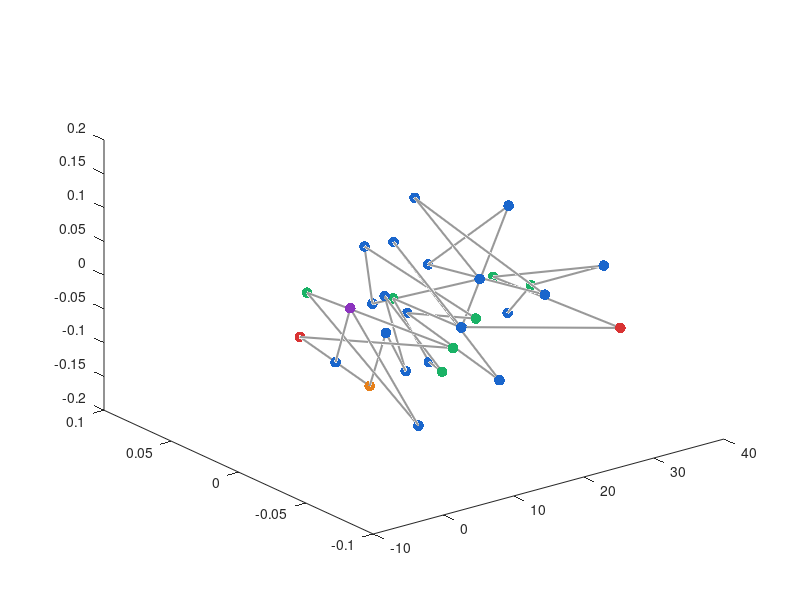

Write the MATLAB code that produced this figure. (Note: this script raises an error after producing the figure.)
%% 3-D Peptide Simulation with Helix/Coil Propensity and Residue Labels
clear; clc; close all;

% -------------------------
% PARAMETERS
% -------------------------
N            = 31; % gets changed based on sequence length
mass         = 1;
dt           = 0.002;
steps        = 3000;
restLen      = 1;        % backbone bond rest length
base_k       = 5;        % backbone spring stiffness
nonbond_k    = 1;        % non-bonded spring constant
damping      = 0.2;
cutoff       = 4;        % cutoff for non-bonded interactions
maxSpringLen = 5;        % maximum spring length

% -------------------------
% AMINO ACID SEQUENCE
% -------------------------
seq     = 'MGINTRELFLNFTIVLITVILMWLLVRSYQY';
AAorder = 'ACDEFGHIKLMNPQRSTVWY';
aaIndex = arrayfun(@(c) find(AAorder == c), seq);

% -------------------------
% HELIX AND COIL PROPENSITIES  (Chou-Fasman scale)
% -------------------------
helixProp = [1.45 0.77 1.01 1.51 1.13 0.53 1.00 1.08 1.16 1.34 ...
             1.20 0.73 0.59 1.17 0.79 0.79 0.82 1.06 1.08 0.69];

coilProp  = [0.66 0.86 1.01 0.26 0.35 1.56 0.87 0.47 1.01 0.58 ...
             0.60 1.56 1.52 0.99 1.14 1.43 0.96 0.50 0.41 0.97];

% -------------------------
% AFFINITY MATRIX (original)
% -------------------------
Affinity = [
   0.25 0.25 0.25 0.25 0.25 0.25 0.25 0.25 0.25 0.25 0.25 0.25 0.25 0.25 0.25 0.25 0.25 0.25 0.25 0.25;
   0.25 1.00 0.25 0.25 0.25 0.25 0.25 0.25 0.25 0.25 0.25 0.25 0.25 0.25 0.25 0.25 0.25 0.25 0.25 0.25;
   0.25 0.25 -0.25 -0.25 0.25 0.25 0.25 0.25 1.00 0.25 0.25 0.25 0.25 0.25 1.00 0.25 0.25 0.25 0.25 0.25;
   0.25 0.25 -0.25 -0.25 0.25 0.25 0.25 0.25 1.00 0.25 0.25 0.25 0.25 0.25 1.00 0.25 0.25 0.25 0.25 0.25;
   0.25 0.25 0.25 0.25 0.50 0.25 0.25 0.25 0.25 0.25 0.25 0.25 0.25 0.25 0.25 0.25 0.25 0.25 0.50 0.50;
   0.25 0.25 0.25 0.25 0.25 0.25 0.25 0.25 0.25 0.25 0.25 0.25 0.25 0.25 0.25 0.25 0.25 0.25 0.25 0.25;
   0.25 0.25 0.25 0.25 0.50 0.25 0.25 0.25 0.75 0.25 0.25 0.75 0.25 0.75 0.75 0.25 0.25 0.25 0.50 0.50;
   0.25 0.25 0.25 0.25 0.25 0.25 0.25 0.25 0.25 0.25 0.25 0.25 0.25 0.25 0.25 0.25 0.25 0.25 0.25 0.25;
   0.25 0.25 1.00 1.00 0.75 0.25 0.25 0.25 0.10 0.25 0.25 0.75 0.25 0.75 0.10 0.25 0.25 0.25 0.75 0.75;
   0.25 0.25 0.25 0.25 0.25 0.25 0.25 0.25 0.25 0.25 0.25 0.25 0.25 0.25 0.25 0.25 0.25 0.25 0.25 0.25;
   0.25 0.25 0.25 0.25 0.25 0.25 0.25 0.25 0.25 0.25 0.25 0.25 0.25 0.25 0.25 0.25 0.25 0.25 0.25 0.25;
   0.25 0.25 0.25 0.25 0.25 0.25 0.75 0.25 0.75 0.25 0.25 0.25 0.75 0.75 0.75 0.75 0.75 0.25 0.25 0.75;
   0.25 0.25 0.25 0.25 0.25 0.25 0.25 0.25 0.25 0.25 0.25 0.25 0.25 0.25 0.25 0.25 0.25 0.25 0.25 0.25;
   0.25 0.25 0.25 0.25 0.25 0.25 0.75 0.25 0.75 0.25 0.25 0.25 0.25 0.75 0.75 0.75 0.75 0.25 0.25 0.75;
   0.25 0.25 1.00 1.00 0.75 0.25 0.25 0.25 0.10 0.25 0.25 0.75 0.25 0.75 -0.25 0.75 0.75 0.25 0.75 0.75;
   0.25 0.25 0.25 0.25 0.25 0.25 0.75 0.25 0.75 0.25 0.25 0.75 0.25 0.75 0.75 0.75 0.75 0.25 0.25 0.75;
   0.25 0.25 0.25 0.25 0.25 0.25 0.75 0.25 0.75 0.25 0.25 0.75 0.25 0.75 0.75 0.75 0.75 0.25 0.25 0.75;
   0.25 0.25 0.25 0.25 0.25 0.25 0.25 0.25 0.25 0.25 0.25 0.25 0.25 0.25 0.25 0.25 0.25 0.25 0.25 0.25;
   0.25 0.25 0.25 0.25 0.50 0.25 0.50 0.25 0.75 0.25 0.25 0.25 0.25 0.25 0.75 0.25 0.25 0.25 0.50 0.50;
   0.25 0.25 0.25 0.25 0.50 0.25 0.50 0.25 0.75 0.25 0.25 0.75 0.25 0.75 0.75 0.75 0.75 0.25 0.50 0.50];

% -------------------------
% INITIAL POSITIONS AND VELOCITIES
% -------------------------
pos = [(0:N-1)' * restLen, zeros(N,1), zeros(N,1)] + 0.05*randn(N,3);
vel = zeros(N,3);

% -------------------------
% COLOR MAP BY RESIDUE PHYSICOCHEMISTRY
%   Hydrophobic : VILMFYW  → blue
%   Polar       : STNQ     → green
%   Charged(+)  : KRH      → red
%   Charged(-)  : DE       → orange
%   Special     : CGP      → purple
% -------------------------
colorMap = zeros(N,3);
for i = 1:N
    aa = seq(i);
    if any(aa == 'VILMFYW'),     colorMap(i,:) = [0.1  0.4  0.8 ];
    elseif any(aa == 'STNQ'),    colorMap(i,:) = [0.1  0.7  0.4 ];
    elseif any(aa == 'KRH'),     colorMap(i,:) = [0.85 0.2  0.2 ];
    elseif any(aa == 'DE'),      colorMap(i,:) = [0.9  0.5  0.1 ];
    else,                        colorMap(i,:) = [0.55 0.2  0.75];
    end
end

% -------------------------
% FIGURE SETUP
% -------------------------
fig  = figure('Name','3-D Peptide Simulation','Color','w');
ax   = axes('Parent', fig);

hLine = plot3(ax, pos(:,1), pos(:,2), pos(:,3), '-', ...
              'Color',[0.6 0.6 0.6], 'LineWidth', 1.5);
hold(ax, 'on');

hScat = scatter3(ax, pos(:,1), pos(:,2), pos(:,3), 60, colorMap, 'filled');

% --- Residue labels: number on bead, AA letter just above ---
hText = gobjects(N,1);
for i = 1:N
    hText(i) = text(ax, pos(i,1), pos(i,2), pos(i,3), ...
                    sprintf('%d\n%s', i, seq(i)), ...
                    'FontSize', 6, 'FontWeight', 'bold', ...
                    'HorizontalAlignment', 'center', ...
                    'VerticalAlignment',   'bottom', ...
                    'Color', 'k');
end

grid(ax,'on'); axis(ax,'equal');
xlabel(ax,'X'); ylabel(ax,'Y'); zlabel(ax,'Z');
view(ax, 45, 20); rotate3d(ax, 'on');

% Legend
patch(ax,NaN,NaN,NaN,'FaceColor',[0.1  0.4  0.8 ],'DisplayName','Hydrophobic (VILMFYW)');
patch(ax,NaN,NaN,NaN,'FaceColor',[0.1  0.7  0.4 ],'DisplayName','Polar (STNQ)');
patch(ax,NaN,NaN,NaN,'FaceColor',[0.85 0.2  0.2 ],'DisplayName','Charged+ (KRH)');
patch(ax,NaN,NaN,NaN,'FaceColor',[0.9  0.5  0.1 ],'DisplayName','Charged- (DE)');
patch(ax,NaN,NaN,NaN,'FaceColor',[0.55 0.2  0.75],'DisplayName','Special (CGP)');
legend(ax,'show','Location','bestoutside','FontSize',8);

hTitle = title(ax, 'Step 0');

% -------------------------
% SIMULATION LOOP
% -------------------------
for t = 1:steps

    F = zeros(N,3);

    % --- BACKBONE HARMONIC SPRINGS ---
    for i = 1:N-1
        r_vec = pos(i+1,:) - pos(i,:);
        dist  = norm(r_vec);
        dist  = min(dist, maxSpringLen);
        dir   = r_vec / (dist + 1e-12);
        F_back = base_k * (dist - restLen) * dir;
        F(i,:)   = F(i,:)   + F_back;
        F(i+1,:) = F(i+1,:) - F_back;
    end

    % --- NON-BONDED INTERACTIONS (harmonic, affinity-modulated) ---
    % Replace this block with your LJ potential when ready.
    for i = 1:N-2
        for j = i+2:N
            r_vec = pos(j,:) - pos(i,:);
            dist  = norm(r_vec);
            if dist < cutoff && dist <= maxSpringLen
                dir  = r_vec / (dist + 1e-12);
                k_ij = nonbond_k * Affinity(aaIndex(i), aaIndex(j)) * ...
                       sqrt(helixProp(aaIndex(i)) * helixProp(aaIndex(j))) / ...
                       sqrt(coilProp(aaIndex(i))  * coilProp(aaIndex(j)));
                rest_nonbond = 1.5;
                F_non = k_ij * (dist - rest_nonbond) * dir;
                F(i,:) = F(i,:) + F_non;
                F(j,:) = F(j,:) - F_non;
            end
        end
    end

    % --- DAMPING ---
    F = F - damping * vel;

    % --- INTEGRATE ---
    vel = vel + (F / mass) * dt;
    pos = pos + vel * dt;

    % --- UPDATE PLOT every 5 steps ---
    if mod(t, 5) == 0
        set(hLine, 'XData', pos(:,1), 'YData', pos(:,2), 'ZData', pos(:,3));
        set(hScat, 'XData', pos(:,1), 'YData', pos(:,2), 'ZData', pos(:,3));
        for i = 1:N
            set(hText(i), 'Position', pos(i,:));
        end
        set(hTitle, 'String', sprintf('Step %d / %d', t, steps));
        drawnow limitrate;
    end

end

fprintf('Simulation complete.\n');
